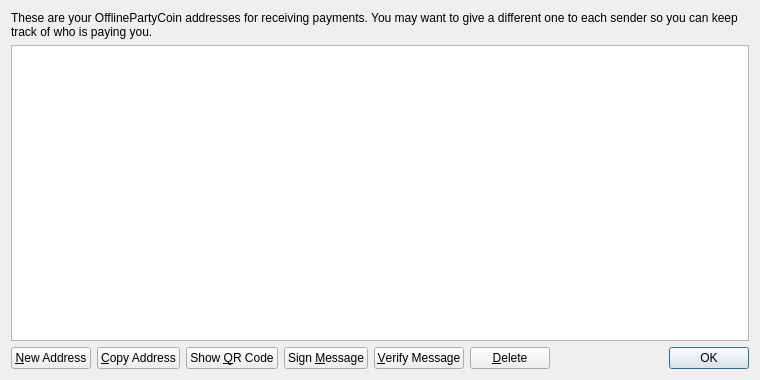
<?xml version="1.0" encoding="UTF-8"?>
<ui version="4.0">
 <class>AddressBookPage</class>
 <widget class="QWidget" name="AddressBookPage">
  <property name="geometry">
   <rect>
    <x>0</x>
    <y>0</y>
    <width>760</width>
    <height>380</height>
   </rect>
  </property>
  <property name="windowTitle">
   <string>Address Book</string>
  </property>
  <layout class="QVBoxLayout" name="verticalLayout">
   <item>
    <widget class="QLabel" name="labelExplanation">
     <property name="text">
      <string>These are your OfflinePartyCoin addresses for receiving payments. You may want to give a different one to each sender so you can keep track of who is paying you.</string>
     </property>
     <property name="textFormat">
      <enum>Qt::PlainText</enum>
     </property>
     <property name="wordWrap">
      <bool>true</bool>
     </property>
    </widget>
   </item>
   <item>
    <widget class="QTableView" name="tableView">
     <property name="contextMenuPolicy">
      <enum>Qt::CustomContextMenu</enum>
     </property>
     <property name="toolTip">
      <string>Double-click to edit address or label</string>
     </property>
     <property name="tabKeyNavigation">
      <bool>false</bool>
     </property>
     <property name="alternatingRowColors">
      <bool>true</bool>
     </property>
     <property name="selectionMode">
      <enum>QAbstractItemView::SingleSelection</enum>
     </property>
     <property name="selectionBehavior">
      <enum>QAbstractItemView::SelectRows</enum>
     </property>
     <property name="sortingEnabled">
      <bool>true</bool>
     </property>
     <attribute name="verticalHeaderVisible">
      <bool>false</bool>
     </attribute>
    </widget>
   </item>
   <item>
    <layout class="QHBoxLayout" name="horizontalLayout">
     <item>
      <widget class="QPushButton" name="newAddressButton">
       <property name="toolTip">
        <string>Create a new address</string>
       </property>
       <property name="text">
        <string>&amp;New Address</string>
       </property>
       <property name="icon">
        <iconset resource="../bitcoin.qrc">
         <normaloff>:/icons/add</normaloff>:/icons/add</iconset>
       </property>
      </widget>
     </item>
     <item>
      <widget class="QPushButton" name="copyToClipboard">
       <property name="toolTip">
        <string>Copy the currently selected address to the system clipboard</string>
       </property>
       <property name="text">
        <string>&amp;Copy Address</string>
       </property>
       <property name="icon">
        <iconset resource="../bitcoin.qrc">
         <normaloff>:/icons/editcopy</normaloff>:/icons/editcopy</iconset>
       </property>
      </widget>
     </item>
     <item>
      <widget class="QPushButton" name="showQRCode">
       <property name="text">
        <string>Show &amp;QR Code</string>
       </property>
       <property name="icon">
        <iconset resource="../bitcoin.qrc">
         <normaloff>:/icons/qrcode</normaloff>:/icons/qrcode</iconset>
       </property>
      </widget>
     </item>
     <item>
      <widget class="QPushButton" name="signMessage">
       <property name="toolTip">
        <string>Sign a message to prove you own a OfflinePartyCoin address</string>
       </property>
       <property name="text">
        <string>Sign &amp;Message</string>
       </property>
       <property name="icon">
        <iconset resource="../bitcoin.qrc">
         <normaloff>:/icons/edit</normaloff>:/icons/edit</iconset>
       </property>
      </widget>
     </item>
     <item>
      <widget class="QPushButton" name="verifyMessage">
       <property name="toolTip">
        <string>Verify a message to ensure it was signed with a specified OfflinePartyCoin address</string>
       </property>
       <property name="text">
        <string>&amp;Verify Message</string>
       </property>
       <property name="icon">
        <iconset resource="../bitcoin.qrc">
         <normaloff>:/icons/transaction_0</normaloff>:/icons/transaction_0</iconset>
       </property>
      </widget>
     </item>
     <item>
      <widget class="QPushButton" name="deleteButton">
       <property name="toolTip">
        <string>Delete the currently selected address from the list</string>
       </property>
       <property name="text">
        <string>&amp;Delete</string>
       </property>
       <property name="icon">
        <iconset resource="../bitcoin.qrc">
         <normaloff>:/icons/remove</normaloff>:/icons/remove</iconset>
       </property>
      </widget>
     </item>
     <item>
      <spacer name="horizontalSpacer">
       <property name="orientation">
        <enum>Qt::Horizontal</enum>
       </property>
       <property name="sizeHint" stdset="0">
        <size>
         <width>40</width>
         <height>20</height>
        </size>
       </property>
      </spacer>
     </item>
     <item>
      <widget class="QDialogButtonBox" name="buttonBox">
       <property name="sizePolicy">
        <sizepolicy hsizetype="Maximum" vsizetype="Fixed">
         <horstretch>0</horstretch>
         <verstretch>0</verstretch>
        </sizepolicy>
       </property>
       <property name="standardButtons">
        <set>QDialogButtonBox::Ok</set>
       </property>
      </widget>
     </item>
    </layout>
   </item>
  </layout>
 </widget>
 <resources>
  <include location="../bitcoin.qrc"/>
 </resources>
 <connections/>
</ui>
